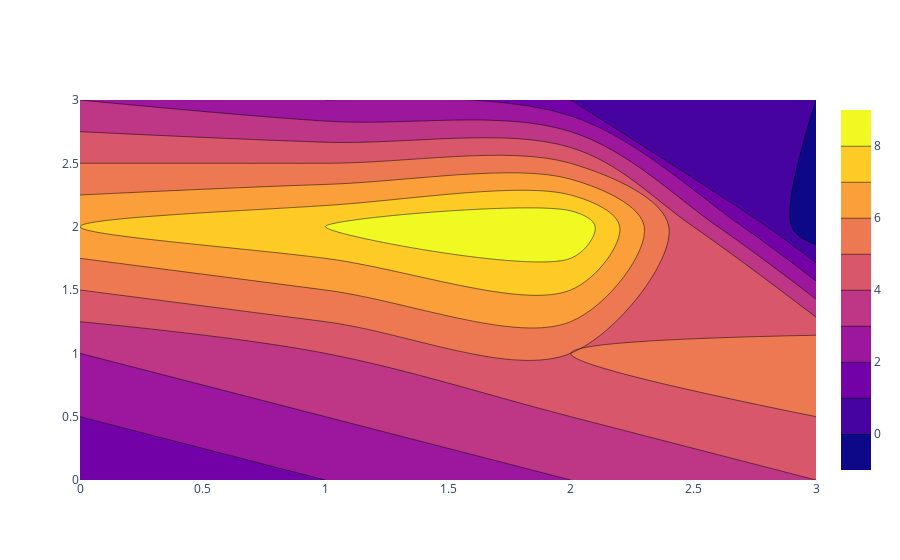

This figure's notebook cell:
### Markdown cell above
__4. 3D contour Plot__

### Code cell
import plotly.graph_objects as go
import numpy as np
data = [[1,2,3,4],
    [3,4,5,6],
    [7,8,9,-1],
    [3,2,1,0]]
fig = go.Figure(data =
    go.Contour(z = data))
fig.show()

### Figure 1 — Plotly figure (JSON) as saved in the notebook; plotly's stock layout.template omitted (floating-point values rounded to 4 significant figures)
{"data": [{"autocontour": true, "contours": {"end": 8, "size": 1, "start": 0}, "type": "contour", "z": [[1, 2, 3, 4], [3, 4, 5, 6], [7, 8, 9, -1], [3, 2, 1, 0]]}], "layout": {"autosize": true, "xaxis": {"autorange": true, "range": [0, 3]}, "yaxis": {"autorange": true, "range": [0, 3]}}}
